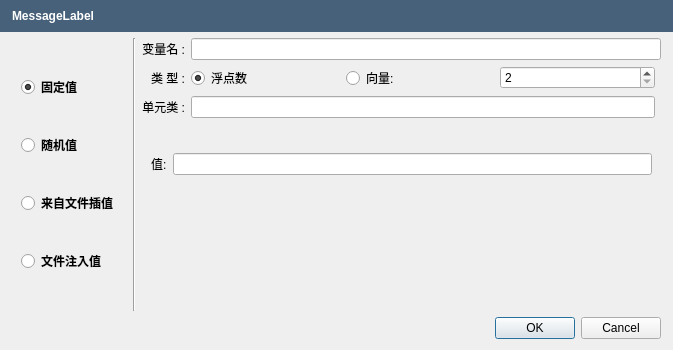
<?xml version="1.0" encoding="UTF-8"?>
<ui version="4.0">
 <class>AddGeneratorDialog</class>
 <widget class="QDialog" name="AddGeneratorDialog">
  <property name="geometry">
   <rect>
    <x>0</x>
    <y>0</y>
    <width>673</width>
    <height>350</height>
   </rect>
  </property>
  <property name="windowTitle">
   <string notr="true"/>
  </property>
  <property name="modal">
   <bool>true</bool>
  </property>
  <layout class="QGridLayout" name="gridLayout_2">
   <property name="leftMargin">
    <number>0</number>
   </property>
   <property name="topMargin">
    <number>0</number>
   </property>
   <property name="rightMargin">
    <number>0</number>
   </property>
   <item row="2" column="0">
    <layout class="QHBoxLayout" name="horizontalLayout_4">
     <property name="leftMargin">
      <number>12</number>
     </property>
     <property name="rightMargin">
      <number>12</number>
     </property>
     <item>
      <widget class="QDialogButtonBox" name="ButtonBox">
       <property name="standardButtons">
        <set>QDialogButtonBox::Cancel|QDialogButtonBox::Ok</set>
       </property>
      </widget>
     </item>
    </layout>
   </item>
   <item row="0" column="0">
    <widget class="QFrame" name="MessageFrame">
     <property name="sizePolicy">
      <sizepolicy hsizetype="Preferred" vsizetype="Maximum">
       <horstretch>0</horstretch>
       <verstretch>0</verstretch>
      </sizepolicy>
     </property>
     <property name="styleSheet">
      <string notr="true">background-color: rgb(71,97,123);</string>
     </property>
     <property name="frameShape">
      <enum>QFrame::NoFrame</enum>
     </property>
     <property name="frameShadow">
      <enum>QFrame::Plain</enum>
     </property>
     <property name="lineWidth">
      <number>0</number>
     </property>
     <layout class="QHBoxLayout" name="horizontalLayout_3" stretch="0">
      <property name="spacing">
       <number>5</number>
      </property>
      <property name="leftMargin">
       <number>12</number>
      </property>
      <item>
       <layout class="QHBoxLayout" name="horizontalLayout_2">
        <item>
         <widget class="QLabel" name="MessageLabel">
          <property name="styleSheet">
           <string notr="true">color: rgb(255, 255, 255);
font : bold;
</string>
          </property>
          <property name="text">
           <string notr="true">MessageLabel</string>
          </property>
         </widget>
        </item>
       </layout>
      </item>
     </layout>
    </widget>
   </item>
   <item row="1" column="0">
    <layout class="QHBoxLayout" name="MainHorizontalLayout" stretch="0,0,1">
     <property name="leftMargin">
      <number>12</number>
     </property>
     <property name="rightMargin">
      <number>12</number>
     </property>
     <item>
      <widget class="QWidget" name="widget_2" native="true">
       <layout class="QVBoxLayout" name="verticalLayout">
        <item>
         <widget class="QRadioButton" name="FixedRadioButton">
          <property name="styleSheet">
           <string notr="true">font : bold;</string>
          </property>
          <property name="text">
           <string>固定值</string>
          </property>
          <property name="checked">
           <bool>true</bool>
          </property>
         </widget>
        </item>
        <item>
         <widget class="QRadioButton" name="RandomRadioButton">
          <property name="styleSheet">
           <string notr="true">font : bold;</string>
          </property>
          <property name="text">
           <string>随机值</string>
          </property>
         </widget>
        </item>
        <item>
         <widget class="QRadioButton" name="InterpRadioButton">
          <property name="styleSheet">
           <string notr="true">font : bold;</string>
          </property>
          <property name="text">
           <string>来自文件插值</string>
          </property>
         </widget>
        </item>
        <item>
         <widget class="QRadioButton" name="InjectRadioButton">
          <property name="styleSheet">
           <string notr="true">font : bold;</string>
          </property>
          <property name="text">
           <string>文件注入值</string>
          </property>
         </widget>
        </item>
       </layout>
      </widget>
     </item>
     <item>
      <widget class="QFrame" name="frame">
       <property name="frameShape">
        <enum>QFrame::VLine</enum>
       </property>
       <property name="frameShadow">
        <enum>QFrame::Sunken</enum>
       </property>
      </widget>
     </item>
     <item>
      <layout class="QGridLayout" name="gridLayout" columnstretch="0,0,0,0">
       <item row="1" column="2">
        <widget class="QWidget" name="widget" native="true">
         <layout class="QHBoxLayout" name="horizontalLayout_5">
          <property name="spacing">
           <number>0</number>
          </property>
          <property name="leftMargin">
           <number>0</number>
          </property>
          <property name="topMargin">
           <number>0</number>
          </property>
          <property name="rightMargin">
           <number>0</number>
          </property>
          <property name="bottomMargin">
           <number>0</number>
          </property>
          <item>
           <widget class="QRadioButton" name="DoubleRadioButton">
            <property name="text">
             <string>浮点数</string>
            </property>
            <property name="checked">
             <bool>true</bool>
            </property>
           </widget>
          </item>
          <item>
           <widget class="QRadioButton" name="VectorRadioButton">
            <property name="styleSheet">
             <string notr="true"/>
            </property>
            <property name="text">
             <string>向量:</string>
            </property>
           </widget>
          </item>
          <item>
           <widget class="QSpinBox" name="VectorSpinBox">
            <property name="minimum">
             <number>2</number>
            </property>
            <property name="maximum">
             <number>16777215</number>
            </property>
           </widget>
          </item>
         </layout>
        </widget>
       </item>
       <item row="2" column="0" colspan="2">
        <widget class="QLabel" name="label_2">
         <property name="text">
          <string>单元类 :</string>
         </property>
         <property name="alignment">
          <set>Qt::AlignRight|Qt::AlignTrailing|Qt::AlignVCenter</set>
         </property>
        </widget>
       </item>
       <item row="0" column="2" colspan="2">
        <widget class="QLineEdit" name="VarNameEdit"/>
       </item>
       <item row="1" column="0" colspan="2">
        <widget class="QLabel" name="label_7">
         <property name="text">
          <string>类 型 :</string>
         </property>
         <property name="alignment">
          <set>Qt::AlignRight|Qt::AlignTrailing|Qt::AlignVCenter</set>
         </property>
        </widget>
       </item>
       <item row="3" column="0" colspan="4">
        <spacer name="verticalSpacer">
         <property name="orientation">
          <enum>Qt::Vertical</enum>
         </property>
         <property name="sizeType">
          <enum>QSizePolicy::Fixed</enum>
         </property>
         <property name="sizeHint" stdset="0">
          <size>
           <width>20</width>
           <height>20</height>
          </size>
         </property>
        </spacer>
       </item>
       <item row="4" column="0" colspan="4">
        <widget class="QStackedWidget" name="OptionsWidget">
         <property name="currentIndex">
          <number>0</number>
         </property>
         <widget class="QWidget" name="FixedWidget">
          <layout class="QFormLayout" name="formLayout">
           <item row="0" column="0">
            <widget class="QLabel" name="label_3">
             <property name="text">
              <string>值:</string>
             </property>
            </widget>
           </item>
           <item row="0" column="1">
            <widget class="QLineEdit" name="ValueEdit"/>
           </item>
          </layout>
         </widget>
         <widget class="QWidget" name="RandomWidget">
          <layout class="QFormLayout" name="formLayout_2">
           <item row="0" column="0">
            <widget class="QLabel" name="label_4">
             <property name="text">
              <string>最小值:</string>
             </property>
             <property name="alignment">
              <set>Qt::AlignRight|Qt::AlignTrailing|Qt::AlignVCenter</set>
             </property>
            </widget>
           </item>
           <item row="0" column="1">
            <widget class="QLineEdit" name="MinValueEdit"/>
           </item>
           <item row="1" column="1">
            <widget class="QLineEdit" name="MaxValueEdit"/>
           </item>
           <item row="1" column="0">
            <widget class="QLabel" name="label_5">
             <property name="text">
              <string>最大值:</string>
             </property>
             <property name="alignment">
              <set>Qt::AlignRight|Qt::AlignTrailing|Qt::AlignVCenter</set>
             </property>
            </widget>
           </item>
          </layout>
         </widget>
         <widget class="QWidget" name="InterpInjectWidget">
          <layout class="QGridLayout" name="gridLayout_3" columnstretch="0,0,0">
           <item row="1" column="2">
            <widget class="QPushButton" name="DistriBrowseButton">
             <property name="sizePolicy">
              <sizepolicy hsizetype="Fixed" vsizetype="Fixed">
               <horstretch>0</horstretch>
               <verstretch>0</verstretch>
              </sizepolicy>
             </property>
             <property name="minimumSize">
              <size>
               <width>30</width>
               <height>0</height>
              </size>
             </property>
             <property name="maximumSize">
              <size>
               <width>24</width>
               <height>16777215</height>
              </size>
             </property>
             <property name="text">
              <string>...</string>
             </property>
            </widget>
           </item>
           <item row="1" column="0">
            <widget class="QLabel" name="label_9">
             <property name="text">
              <string>分布文件 :</string>
             </property>
             <property name="alignment">
              <set>Qt::AlignRight|Qt::AlignTrailing|Qt::AlignVCenter</set>
             </property>
            </widget>
           </item>
           <item row="1" column="1">
            <widget class="QLineEdit" name="DistriFileEdit"/>
           </item>
           <item row="0" column="2">
            <widget class="QPushButton" name="SourcesBrowseButton">
             <property name="sizePolicy">
              <sizepolicy hsizetype="Fixed" vsizetype="Fixed">
               <horstretch>0</horstretch>
               <verstretch>0</verstretch>
              </sizepolicy>
             </property>
             <property name="minimumSize">
              <size>
               <width>30</width>
               <height>0</height>
              </size>
             </property>
             <property name="maximumSize">
              <size>
               <width>24</width>
               <height>16777215</height>
              </size>
             </property>
             <property name="text">
              <string>...</string>
             </property>
            </widget>
           </item>
           <item row="0" column="0">
            <widget class="QLabel" name="label_6">
             <property name="text">
              <string>源文件：</string>
             </property>
             <property name="alignment">
              <set>Qt::AlignRight|Qt::AlignTrailing|Qt::AlignVCenter</set>
             </property>
            </widget>
           </item>
           <item row="2" column="0" colspan="3">
            <spacer name="verticalSpacer_2">
             <property name="orientation">
              <enum>Qt::Vertical</enum>
             </property>
             <property name="sizeHint" stdset="0">
              <size>
               <width>20</width>
               <height>40</height>
              </size>
             </property>
            </spacer>
           </item>
           <item row="0" column="1">
            <widget class="QLineEdit" name="SourcesFileEdit"/>
           </item>
          </layout>
         </widget>
        </widget>
       </item>
       <item row="2" column="2">
        <widget class="QLineEdit" name="UnitsClassEdit"/>
       </item>
       <item row="0" column="0" colspan="2">
        <widget class="QLabel" name="label">
         <property name="text">
          <string>变量名 :</string>
         </property>
         <property name="alignment">
          <set>Qt::AlignRight|Qt::AlignTrailing|Qt::AlignVCenter</set>
         </property>
        </widget>
       </item>
      </layout>
     </item>
    </layout>
   </item>
  </layout>
 </widget>
 <resources/>
 <connections/>
</ui>
